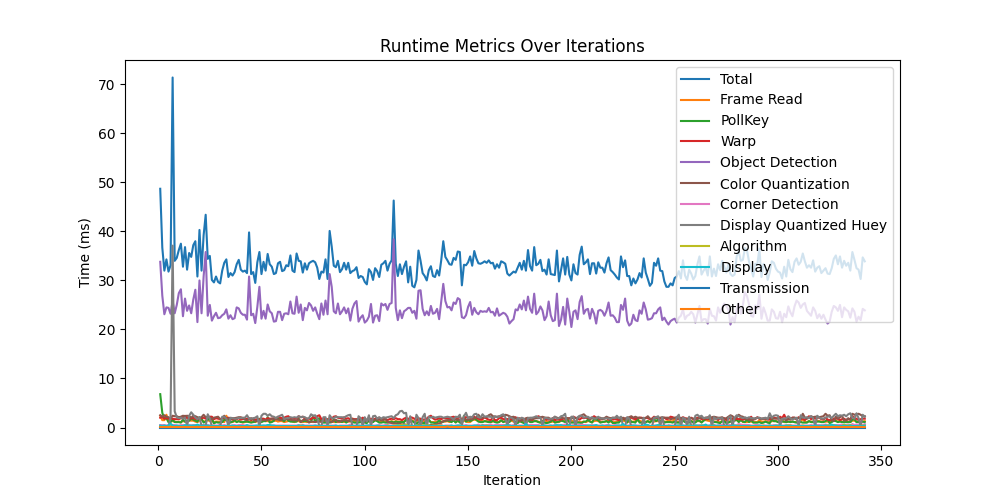

Here is the Python script that generated this plot:
import time
import pandas as pd
import matplotlib.pyplot as plt
from contextlib import contextmanager


class RuntimeSheet:
    # Used for saving runtimes to a spreadsheet
    def __init__(self, use):
        self.init_time = time.perf_counter()
        self.sheet = []
        self.row = {"Start Time":time.perf_counter()}
        self.use = use

    def log(self, name, value):
        if self.use:
            self.row[name] = value
    
    @contextmanager
    def log_timing(self, name):
        """
        Context manager for timing code blocks.
        
        Usage:
            with rs.log_timing("Operation Name"):
                # code to time
        """
        if self.use:
            start_time = time.perf_counter()
            try:
                yield
            finally:
                elapsed = time.perf_counter() - start_time
                self.log(name, elapsed)
        else:
            yield
    
    def start_iter(self):
        if self.use:
            self.row = {"Start Time":time.perf_counter()}

    def dump(self):
        if self.use:
            self.row["End Time"] = time.perf_counter()
            self.row["Total"] = self.row["End Time"] - self.row["Start Time"]
            self.sheet.append(self.row)
    
    def get_row(self, index):
        if self.use and 0 <= abs(index) < len(self.sheet):
            return self.sheet[index]
        return None

    def save(self, output_name):
        if self.use:
            df = pd.DataFrame(self.sheet)

            # Add a column named Other that is Total minus the sum of all other columns except Start Time, End Time, Total, and FPS10
            df["Other"] = df["Total"] - df.drop(columns=["Start Time", "End Time", "Total", "FPS10"], errors='ignore').sum(axis=1)

            # Limit all floats to 1 decimal place in all columns
            for column in df.columns:
                if column not in ["Start Time", "End Time", "FPS10"]:
                    # Convert column to milliseconds and rename
                    df[column] = df[column] * 1000

            for column in df.columns:
                df[column] = df[column].apply(lambda x: round(x, 1) if isinstance(x, float) else x)

            # Re-oreder columns to have Start Time, End Time, Total, FPS10 then the rest
            column_order = ["Start Time", "End Time", "Total", "FPS10"]
            df = df[column_order + [col for col in df.columns if col not in column_order]]

            # Save to CSV with a timestamp in the filename
            # df.to_csv(output_name, index=True)
            df.to_excel(output_name + ".xlsx", index=True)

            # Make a line graph of all columns except FPS over iterations
            plt.figure(figsize=(10, 5))
            for column in df.columns:
                if column not in ["Start Time", "End Time", "FPS10"]:
                    plt.plot(df.index[1:], df[column][1:], label=column)
            plt.xlabel("Iteration")
            plt.ylabel("Time (ms)")
            plt.title("Runtime Metrics Over Iterations")
            plt.legend()
            plt.savefig(output_name + ".png")
            plt.close()
